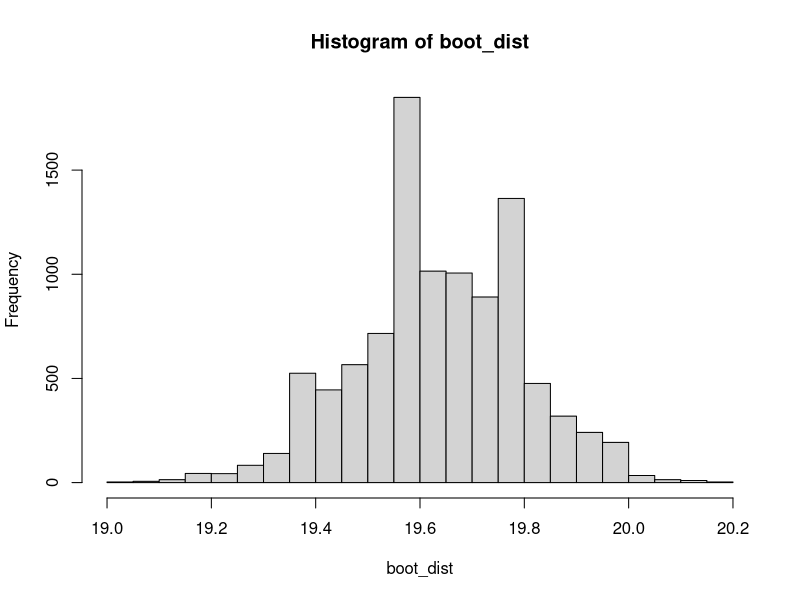

This figure's R source:
#Khảo sát trọng lượng của một sản phẩm. Cân thử 25 sản phẩm loại đó (ngẫu nhiên) được bảng dữ liệu:
#Trọng lượng (gram)   18    19    20    21
#Số sản phẩm          3     5     15    2
#Tìm khoảng tin cậy 95% cho trọng lượng trung bình của sản phẩm loại đó
n <- 25; anpha <- 1 - 0.95

z <- qnorm(1 - anpha/2); z

sample1 <- c(rep(18, 3), rep(19, 5), rep(20, 15), rep(21, 2)); sample1

# C1
boot_dist <- replicate(10000, mean(sample(sample1, n, replace=TRUE)))
sd(boot_dist); hist(boot_dist, breaks = 40)
quantile(boot_dist, c(anpha/2, 1-anpha/2))

# C2
x_ <- mean(sample1); x_
s <- sd(sample1); s
se <- s/sqrt(n)

ep <- z*se; ep
confint <- x_ + c(-ep, ep); confint